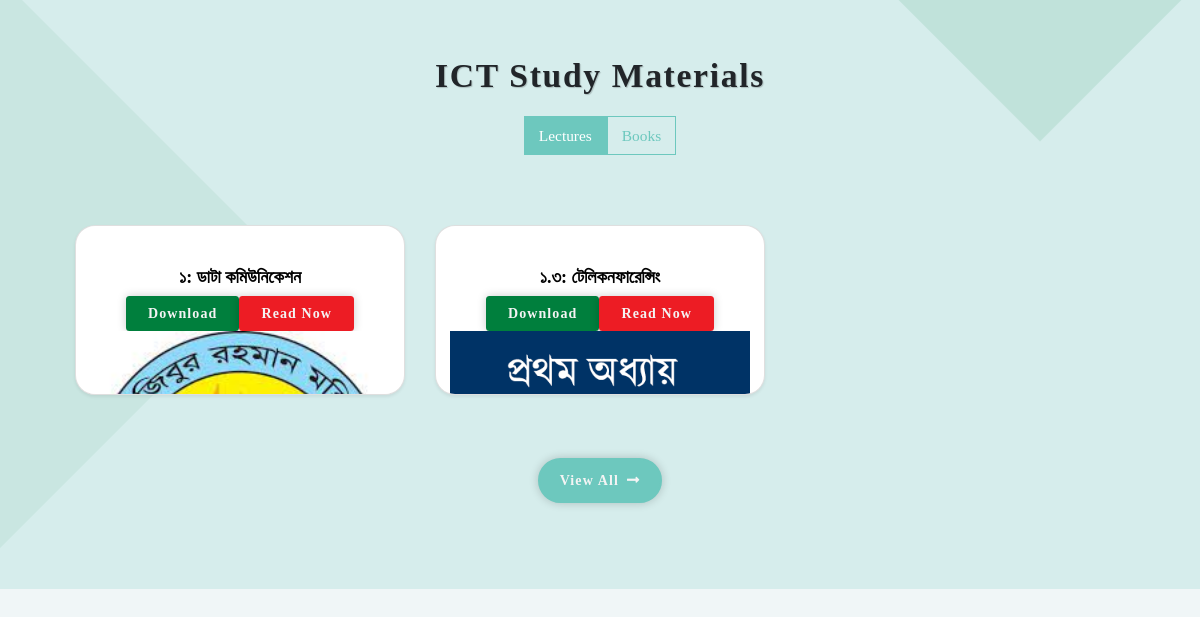
The page /studymaterials/chapter/1/ on the database its author committed.
### studymaterials/models.py (models this page shows, shortened)
class Lecture(models.Model):
    topic_id=models.CharField(max_length=10)
    topic_name=models.CharField(max_length=512)
    file_type=models.CharField(max_length=10)
    created_at=models.DateTimeField(auto_now_add=True)
    author = models.ForeignKey(settings.AUTH_USER_MODEL,null=True, on_delete=models.SET_NULL)
    reference=models.CharField(max_length=100,blank=True,null=True)
    file=models.FileField(upload_to='media/',blank=True,null=True)
    image=models.ImageField(upload_to='media/',blank=True,null=True)
    chapter=models.ForeignKey(Chapter,null=True,on_delete=models.CASCADE)

### studymaterials/views.py (the view)
# urls.py: path('chapter/<int:pk>/',views.ChapterView.as_view() , name="chapter"),
class ChapterView(DetailView):
    model = Chapter
    template_name = "studymaterials/chapterview.html"
    def get_context_data(self, **kwargs):
        context = super().get_context_data(**kwargs)
        pk = self.kwargs["pk"]
        lectures=Lecture.objects.filter(chapter__chapter_id__contains=pk).distinct()
        print(lectures)
        context = {
          'lectures':lectures,
         }
        return context

### templates/studymaterials/chapterview.html (shortened to what this page needs)
{% extends 'basepage/basepage.html' %}
{% block content %}
 {% load static %}
 <div class="services"> <span class="shape2"></span>
    <div class="container-wrapper">
        <div class="service-tab">
            <div class="content-header mb-5">
                <h1 class="title text-center">ICT Study Materials</h1>
                <ul id="myTab" role="tablist" class="nav nav-tabs justify-content-center">
                    <li class="nav-item"><a id="members-tab" data-toggle="tab" href="#members" role="tab" aria-controls="members" aria-selected="true" class="nav-link active">Lectures</a></li>
                    <li class="nav-item"><a id="nonmembers-tab" data-toggle="tab" href="#nonmembers" role="tab" aria-controls="nonmembers" aria-selected="false" class="nav-link">Books</a></li>
                </ul>
            </div>
                                                <div id="myTabContent" class="service-item tab-content">
                <div id="members" role="tabpanel" aria-labelledby="members-tab" class="members tab-pane fade show active">
                    <div style="height:auto" class="row">
                        {% for lecture in lectures %}
                          <div data-aos="fade-up" data-aos-offset="100" data-aos-duration="1000" class="col-6 col-lg-4 aos-init aos-animate"><a href="/service-details/30/member" class="">
                            <div class="card card-body shadow-sm mb-4">
                                <br>
                                <h3><label>{{lecture.topic_id}}: {{lecture.topic_name}}</label></h3>
                                <form method="POST" action="https://israbentech.com/downloadbase64file">
                                    <a class="btn btn-success" href="{{lecture.file.url}}" download>Download </a><a class="btn btn-danger" href="{{lecture.file.url}}" target="_new">Read Now</a>
                                </form>
                                <img src="{{lecture.image.url}}">
                            </div>
                        </a>
                        </div>
                        {% endfor %}
                                                                    </div>
                    <div class="row pt-5">
                        <div class="col-lg-12 text-center"><a href="/service/member" class="btn btn-lg btn-primary rounded-50">
                                View All
                                <i class="fas fa-long-arrow-alt-right pl-1"></i></a></div>
                    </div>
                </div>
            </div>
        </div>
    </div>
</div>
 {% endblock %}

### templates/basepage/basepage.html (style rules this page uses)
.services { position: relative; overflow: hidden; padding: 4rem 0; background: rgba(109, 200, 190, .2); background-attachment: fixed }
.show { display: block; }
* { margin: 0; padding: 0; box-sizing: border-box; font-family: 'Poppins', sans-serif; }
body { background: #ecf0f3; }
* { margin: 0; padding: 0; box-sizing: border-box; font-family: SolaimanLipi; }
body { background: #f0f6f7; }

### rows shown on the page
Lecture: topic_id "১", topic_name "ডাটা কমিউনিকেশন", image (picture)
Lecture: topic_id "১.৩", topic_name "টেলিকনফারেন্সিং", image (picture)
